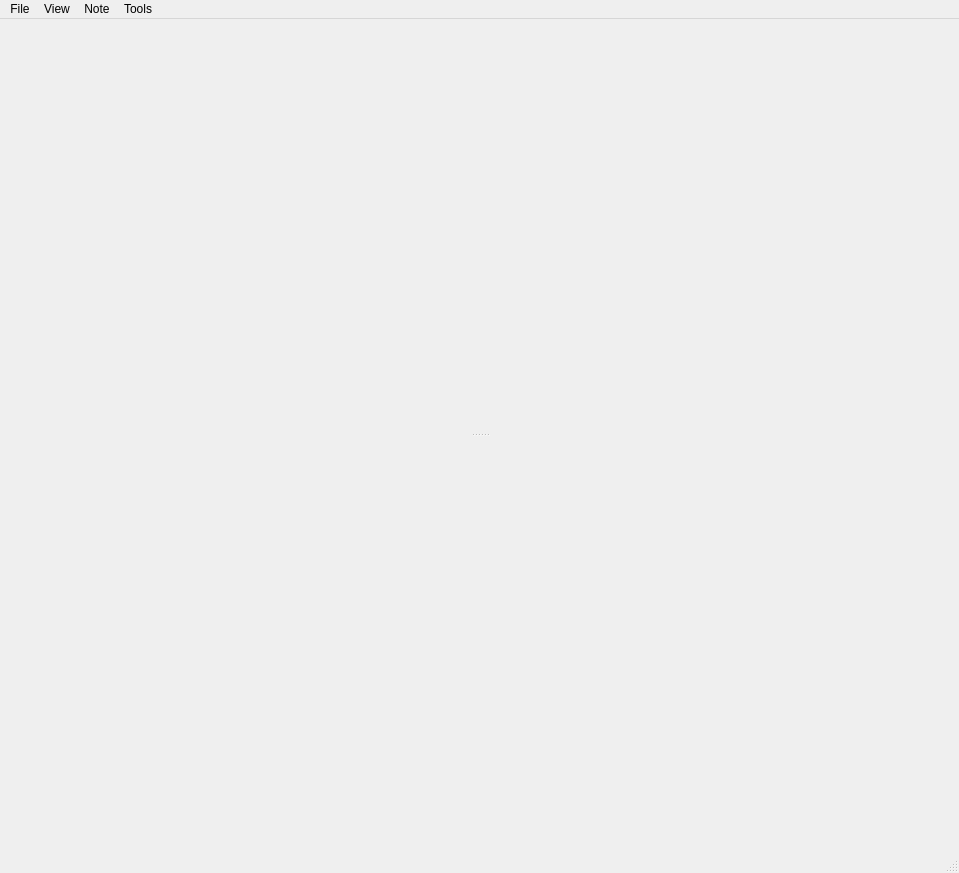
<?xml version="1.0" encoding="UTF-8"?>
<ui version="4.0">
 <class>MainWindow</class>
 <widget class="QMainWindow" name="MainWindow">
  <property name="geometry">
   <rect>
    <x>0</x>
    <y>0</y>
    <width>959</width>
    <height>873</height>
   </rect>
  </property>
  <property name="windowTitle">
   <string>Lucid Notes</string>
  </property>
  <widget class="QWidget" name="centralwidget">
   <layout class="QVBoxLayout" name="verticalLayout">
    <item>
     <widget class="QSplitter" name="splitter">
      <property name="orientation">
       <enum>Qt::Vertical</enum>
      </property>
      <widget class="WidgetTableView" name="tableView" native="true"/>
      <widget class="WidgetTextEdit" name="textEdit" native="true"/>
     </widget>
    </item>
   </layout>
  </widget>
  <widget class="QMenuBar" name="menubar">
   <property name="geometry">
    <rect>
     <x>0</x>
     <y>0</y>
     <width>959</width>
     <height>22</height>
    </rect>
   </property>
   <widget class="QMenu" name="menuFile">
    <property name="title">
     <string>File</string>
    </property>
    <addaction name="actionImport"/>
    <addaction name="actionExit"/>
   </widget>
   <widget class="QMenu" name="menuTools">
    <property name="title">
     <string>Tools</string>
    </property>
    <addaction name="actionOptions"/>
   </widget>
   <widget class="QMenu" name="menuView">
    <property name="title">
     <string>View</string>
    </property>
    <addaction name="actionViewHorizontal"/>
    <addaction name="actionViewVertical"/>
   </widget>
   <widget class="QMenu" name="menuNote">
    <property name="title">
     <string>Note</string>
    </property>
    <addaction name="actionOpenInNewWindow"/>
   </widget>
   <addaction name="menuFile"/>
   <addaction name="menuView"/>
   <addaction name="menuNote"/>
   <addaction name="menuTools"/>
  </widget>
  <widget class="QStatusBar" name="statusbar"/>
  <action name="actionExit">
   <property name="text">
    <string>Exit</string>
   </property>
  </action>
  <action name="actionOptions">
   <property name="text">
    <string>Options</string>
   </property>
  </action>
  <action name="actionImport">
   <property name="text">
    <string>Import...</string>
   </property>
  </action>
  <action name="actionViewHorizontal">
   <property name="text">
    <string>Horizontal</string>
   </property>
  </action>
  <action name="actionViewVertical">
   <property name="text">
    <string>Vertical</string>
   </property>
  </action>
  <action name="actionOpenInNewWindow">
   <property name="text">
    <string>Open In a New Window</string>
   </property>
  </action>
 </widget>
 <customwidgets>
  <customwidget>
   <class>WidgetTextEdit</class>
   <extends>QWidget</extends>
   <header>WidgetTextEdit.h</header>
   <container>1</container>
  </customwidget>
  <customwidget>
   <class>WidgetTableView</class>
   <extends>QWidget</extends>
   <header>WidgetTableView.h</header>
   <container>1</container>
  </customwidget>
 </customwidgets>
 <resources/>
 <connections/>
</ui>
